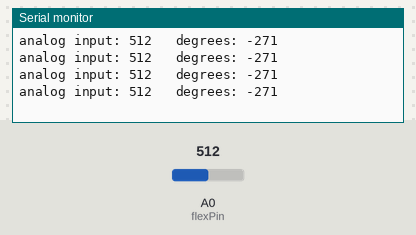
Simulated run of this sketch. Board: Arduino Uno, built with avr-gcc and run on an emulated ATmega328P. Parts: the last lines printed to the serial monitor. Inputs (shaded band) come from the test bench; at power-on: A0 (flexPin) = 512.

Above: at 1.2 s.
1.3 s: A0 (flexPin) set to 716
At 1.71 s:
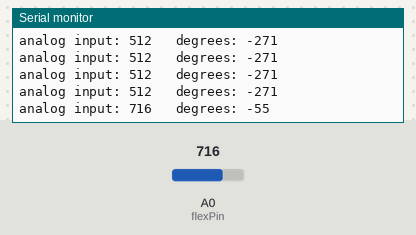
2.8 s: A0 (flexPin) set to 900
At 2.91 s:
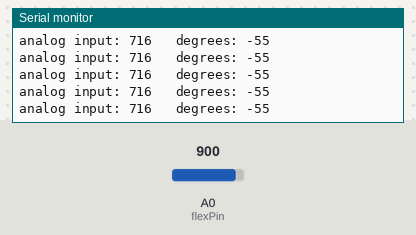
Timing chart, 0 to 5.8 s (numbered marks = the images above; inputs shaded):
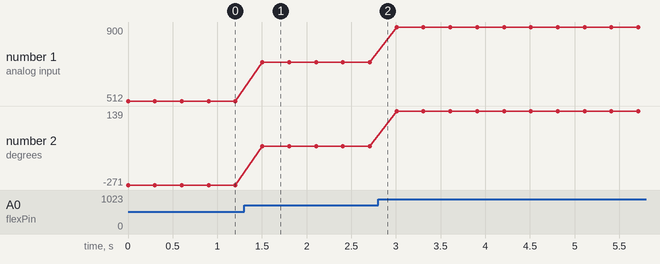

The sketch:

flex_sensor.ino
```cpp
int flexPin = 0;

void setup()
{
  // initialize serial communications
  Serial.begin(9600);
}

void loop()
{
  int sensor, degrees;

  // read the voltage from the voltage divider (sensor plus resistor)
  sensor = analogRead(flexPin);

  // convert the voltage reading to inches
  // the first two numbers are the sensor values for straight (768) and bent (853)
  // the second two numbers are the degree readings we'll map that to (0 to 90 degrees)
  degrees = map(sensor, 768, 853, 0, 90);
  //degrees = map(sensor, 512, 614, 0, 100);

  // note that the above numbers are ideal, your sensor's values will vary
  // to improve the accuracy, run the program, note your sensor's analog values
  // when it's straight and bent, and insert those values into the above function.

  // print out the result
  Serial.print("analog input: ");
  Serial.print(sensor,DEC);
  Serial.print("   degrees: ");
  Serial.println(degrees,DEC);

  // pause before taking the next reading
  delay(300);
}
```

Measured:
- after the input at 1.3 s, the serial monitor: prints a new line after 0.20 s (image 1)
- plotted number 1: 512 → 716 after the input at 1.3 s, 716 → 900 after the input at 2.8 s
- plotted number 2: -271 → -55 after the input at 1.3 s, -55 → 139 after the input at 2.8 s
